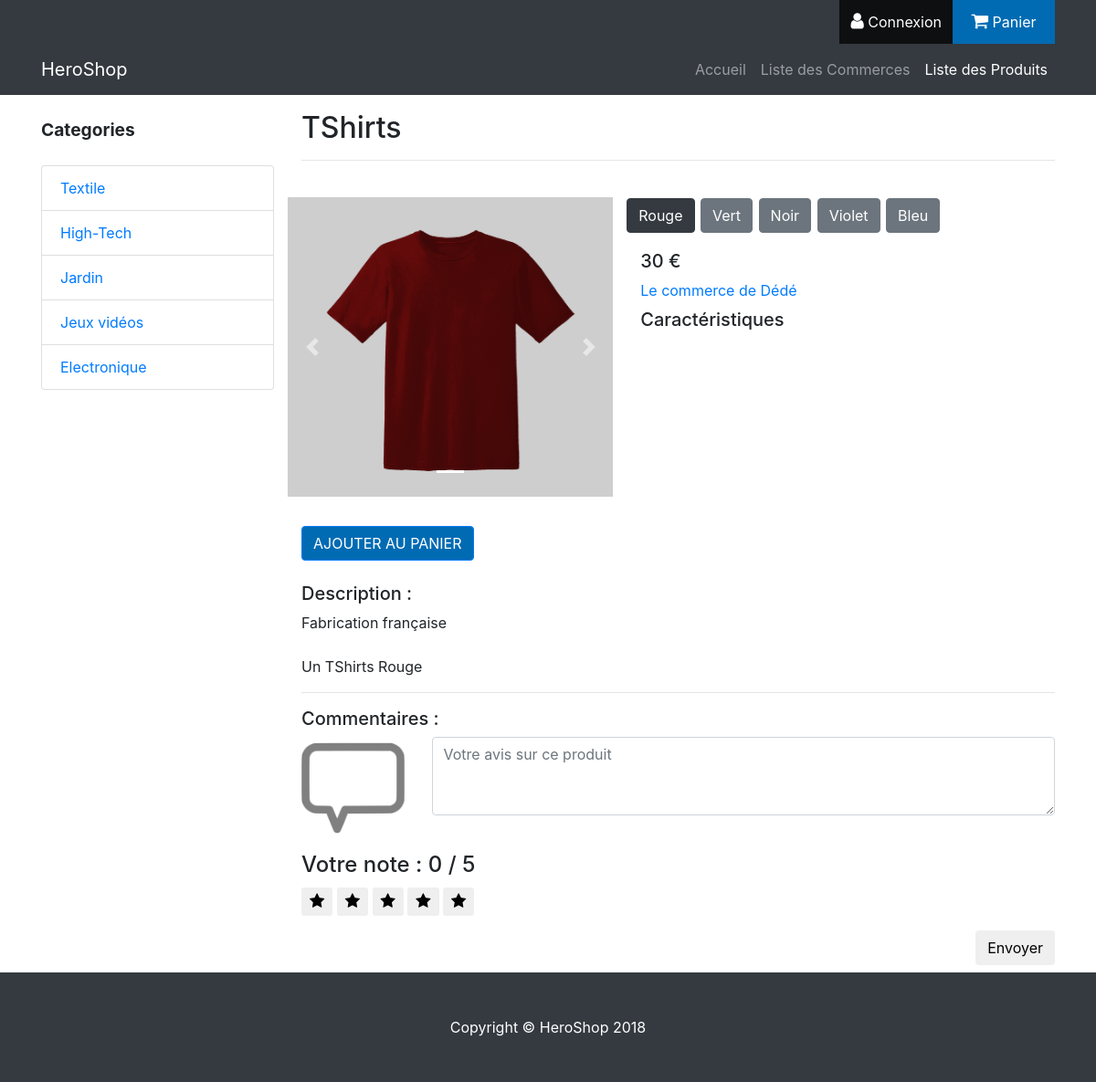
The page /Produits/fiche_produit/1 on the database its author committed.
### tables this page shows
CREATE TABLE IF NOT EXISTS `produit_type` (
`idProduitType` int(8) unsigned NOT NULL,
  `nomProduitType` varchar(128) NOT NULL,
  `descriptionProduitType` text NOT NULL,
  `seuilStockProduitType` int(8) NOT NULL,
  `idCategorie` int(8) unsigned DEFAULT NULL,
  `siretCommerce` varchar(14) NOT NULL
);

CREATE TABLE IF NOT EXISTS `produit_variante` (
`idProduitVariante` int(8) unsigned NOT NULL,
  `nomProduitVariante` varchar(128) NOT NULL,
  `descriptionProduitVariante` text NOT NULL,
  `prixProduitVariante` int(8) NOT NULL,
  `stockProduitVariante` int(8) NOT NULL DEFAULT '0',
  `idProduitType` int(8) unsigned NOT NULL
);

CREATE TABLE IF NOT EXISTS `commerce` (
  `siretCommerce` varchar(14) NOT NULL,
  `nomCommerce` varchar(128) NOT NULL,
  `mailCommerce` varchar(64) NOT NULL,
  `telCommerce` varchar(10) NOT NULL,
  `numAdresseCommerce` int(4) NOT NULL,
  `rueCommerce` varchar(64) NOT NULL,
  `codePostalCommerce` int(10) NOT NULL,
  `villeCommerce` varchar(64) NOT NULL,
  `complementAdresseCommerce` varchar(128) NOT NULL,
  `tempsReservationProduitsCommerce` time NOT NULL,
  `produitsLivrablesCommerce` tinyint(1) NOT NULL,
  `idCommercant` int(8) unsigned NOT NULL,
  `descriptionCommerce` text
);

### application/libraries/Layout.php (called while the page is built, shortened)
<?php
class Layout {
    private $CI;
    private $var = array();
    public function __construct() {
        $this->CI = & get_instance();
        $this->var['output'] = '';
        $this->var['titre'] = ucfirst($this->CI->router->fetch_method()) . ' - ' . ucfirst($this->CI->router->fetch_class());
        $this->var['charset'] = $this->CI->config->item('charset');
        $this->var['css'] = array();
        $this->var['js'] = array();
        $this->var['jquery'] = array();
        $this->var['menu'] = array();
        $this->var['topMenu'] = array();
        $this->var['sideMenu'] = array();
        $this->var['nomSideMenu'] = "";
    }
    public function view($name, $data = array(), $return = false) {
        $this->var['output'] .= $this->CI->load->view($name, $data, true);
        if (!$return) {
            $this->CI->load->view('../themes/default_layout', $this->var);
        } else {
            return $this->CI->load->view('../themes/default_layout', $this->var, true);
        }
    }
    public function ajouter_css($nom) {
        if (is_string($nom) AND ! empty($nom) AND file_exists('./assets/css/' . $nom . '.css')) {
            $this->var['css'][] = css_url($nom);
            return true;
        }
        return false;
    }
    public function ajouter_jquery($nom) {
        if (is_string($nom) AND ! empty($nom) AND file_exists('./assets/jquery/' . $nom . '.js')) {
            $this->var['jquery'][] = site_url('assets/jquery/') . $nom . '.js';
            return true;
        }
        return false;
    }
    public function ajouter_menu($menu, $intitule, $controller) {
        $this->var[$menu][$controller] = array(
            "intitule" => $intitule,
            "url" => site_url($controller . "/"),
            "actif" => $controller == $this->CI->router->fetch_class(),
        );
    }
    public function ajouter_menu_url($menu, $intitule, $url) {
        $this->var[$menu][$url] = array(
            "intitule" => $intitule,
            "url" => site_url($url . "/"),
        );
    }
    public function init_menu() {
        $this->CI->load->library('session');
    }
    public function setNomSideMenu($nom = "") {
        $this->var['nomSideMenu'] = $nom;
    }
}

### application/controllers/Produits.php (called while the page is built, shortened)
<?php
class Produits extends CI_Controller {
    public function __construct() {
        $categ = $this->Categorie_model->read('*');
        foreach ($categ as $c) {
            $intitule = mb_strtoupper(mb_substr($c->descriptionCategorie, 0, 1)) . mb_substr($c->descriptionCategorie, 1);
            $this->layout->ajouter_menu_url('sideMenu', $intitule, 'Produits/liste_produits/' . $c->idCategorie);
        }
        $this->layout->setNomSideMenu("Categories");
    }
    public function fiche_produit($id_Produit, $id_variante = 0, $error_message = '', $message_display = '') {
        $whereProduit = array(
            "idProduitType" => $id_Produit,
        );
        $result = $this->Produit_type_model->read('*', $whereProduit, 1);
        if ($result) {
            $produit = $result[0];
            $variantes = $this->Produit_variante_model->read("idProduitVariante, nomProduitVariante", $whereProduit);
            $verif_variante = false;
            if (!$verif_variante) {
                $id_variante = $variantes[0]->idProduitVariante;
            }
            $variante_select = $this->Produit_variante_model->read("*", ["idProduitVariante" => $id_variante])[0];
            $img_paths = ["/assets/images/produits/produit_" . $id_Produit . "/variante_" . $id_variante,
                "/assets/images/produits/produit_" . $id_Produit];
            $images_url = url_images_in_folder($img_paths);
            $whereCommerce = array(
                'siretCommerce' => $produit->siretCommerce,
            );
            $commerce = $this->Commerce_model->read('*', $whereCommerce);
            if ($commerce) {
                $produit->commerce = $commerce[0];
            }
            $variante_select->descriptionProduitVariante = nl2br($variante_select->descriptionProduitVariante);
            $produit->descriptionProduitType = nl2br($produit->descriptionProduitType);
            $data = array(
                "produit" => $produit,
                "images" => $images_url,
                "variantes" => $variantes,
                "variante" => $variante_select,
                "caracteristiques" => array_merge($this->Produit_variante_model->getCaracteristiques($id_variante), $this->Produit_type_model->getCaracteristiques($produit->idProduitType)),
                "commentaire" => $this->Client_donner_avis_model->getCommentaires($id_Produit),
            );
            $this->layout->ajouter_css("ficheProduit");
            $this->layout->ajouter_jquery("Produit/star_rating");
            $this->layout->view('Produits/fiche_produit', $data);
        } else {
            $data = array(
                'error_message' => 'Une erreur s\'est produite',
            );
            $this->layout->view('template/error_display', $data);
        }
    }
}
?>

### index.php (called while the page is built, shortened)
<?php
require_once BASEPATH.'core/CodeIgniter.php';

### application/core/MY_Model.php (called while the page is built, shortened)
<?php
class MY_Model extends CI_Model {
    public function read($select = '*', $where = array(), $nb = null, $debut = null) {
        return $this->db->select($select)
                        ->from($this->table)
                        ->where($where)
                        ->limit($nb, $debut)
                        ->get()
                        ->result();
    }
}

### application/helpers/MY_url_helper.php (called while the page is built, shortened)
<?php  if ( ! defined('BASEPATH')) exit('No direct script access allowed');
if ( ! function_exists('site_url'))
{
	function site_url($uri = '')
	{
		if( ! is_array($uri))
		{
			$uri = func_get_args();
		}
		$CI =& get_instance();
		return $CI->config->site_url($uri);
	}
}

### application/views/Produits/fiche_produit.php (the view, shortened to what this page needs)
<div id="fiche_produit">
    <?php if (isset($produit)): ?>
        <h2><?php echo mb_ucfirst($produit->nomProduitType) ?></h2>
        <hr/>
        <div class="row">
            <div id="carouselExampleIndicators" class="carousel slide my-4 col-lg-5 col-md-5 mb-4" style="background:#CECECE;height: fit-content;" data-ride="carousel">
                <ol class="carousel-indicators">
                    <li data-target="#carouselExampleIndicators" data-slide-to="0" class="active"></li>
                </ol>
                <div class="carousel-inner" role="listbox">
                    <?php $active = "active"; ?>
                    <?php foreach ($images as $img): ?>
                        <div class="carousel-item <?php echo $active ?>">
                            <img class="d-block img-fluid" src="<?php echo $img ?>">
                        </div>
                        <?php $active = "" ?>
                    <?php endforeach; ?>
                </div>
                <a class="carousel-control-prev" href="#carouselExampleIndicators" role="button" data-slide="prev">
                    <span class="carousel-control-prev-icon" aria-hidden="true"></span>
                </a>
                <a class="carousel-control-next" href="#carouselExampleIndicators" role="button" data-slide="next">
                    <span class="carousel-control-next-icon" aria-hidden="true"></span>
                </a>
            </div>
            <div class="col-lg-7 col-md-7 mb-6" style="word-wrap: break-word;">
                <div id="choix_variante" class="choix-variante">
                    <?php foreach ($variantes as $v): ?>
                        <a class="btn <?php ($v->idProduitVariante == $variante->idProduitVariante) ? print 'btn-dark' : print 'btn-secondary' ?> btn-variante" href="<?php echo base_url('/Produits/fiche_produit/' . $produit->idProduitType . '/' . $v->idProduitVariante) ?>">
                            <?php echo mb_ucfirst($v->nomProduitVariante) ?>
                        </a>
                    <?php endforeach; ?>
                </div>
                <div class="col-12 mb-2">
                    <h5><?php echo $variante->prixProduitVariante ?> €</h5>
                    <a href="<?php echo site_url("Commerces/fiche_commerce/" . $produit->commerce->siretCommerce) ?>"><?php echo $produit->commerce->nomCommerce ?></a>
                </div>
                <div id="carac" class="col-12 container">
                    <h5>Caractéristiques</h5>
                </div>
            </div>
            <div id="ajout_panier" class="col-12 container mb-4 mt-2">
                <a class="passer_commande btn btn-primary" href="<?php echo site_url('Panier/ajouter_panier/' . $variante->idProduitVariante) ?>">
                    Ajouter au panier
                </a>
            </div>
            <div id="description" class="col-12" style="word-wrap: break-word;">
                <div id="description_generale">
                    <h5>Description :</h5>
                    <p class="card-text"><?php echo mb_ucfirst($produit->descriptionProduitType) ?></p>
                </div>
                <br/>
                <div id="description_variante">
                    <p class="card-text"><?php echo mb_ucfirst($variante->descriptionProduitVariante) ?></p>
                </div>
                <hr/>
            </div>
            <div class="container">
                <h5>Commentaires :</h5>
                <div class="row">
                    <div class="col-12">
                        <?php echo form_open('/Produits/ajouter_commentaire/' . $variante->idProduitType . '/' . $variante->idProduitVariante . '/'); ?>
                        <fieldset>
                            <div class="row">
                                <div class="col-sm-3 col-lg-2 hidden-xs">
                                    <img class="img-responsive" src="<?php echo site_url('/assets/images/website/comments.png') ?>" alt="">
                                </div>
                                <div class="form-group col-xs-12 col-sm-9 col-lg-10">
                                    <textarea class="form-control" id="message" name ="comment" placeholder="Votre avis sur ce produit" rows="3" required></textarea>
                                </div>
                            </div>
                        </fieldset>
                        <?php echo form_close(); ?>
                        <div class="form-group" id="rating-ability-wrapper">
                            <h4 class="bold rating-header" style="">
                                <span>Votre note :</span>
                                <span class="selected-rating">0</span> / 5
                            </h4>
                            <button type="button" class="btnrating btn btn-default btn-sm" data-attr="1" id="rating-star-1">
                                <i class="fa fa-star" aria-hidden="true"></i>
                            </button>
                            <button type="button" class="btnrating btn btn-default btn-sm" data-attr="2" id="rating-star-2">
                                <i class="fa fa-star" aria-hidden="true"></i>
                            </button>
                            <button type="button" class="btnrating btn btn-default btn-sm" data-attr="3" id="rating-star-3">
                                <i class="fa fa-star" aria-hidden="true"></i>
                            </button>
                            <button type="button" class="btnrating btn btn-default btn-sm" data-attr="4" id="rating-star-4">
                                <i class="fa fa-star" aria-hidden="true"></i>
                            </button>
                            <button type="button" class="btnrating btn btn-default btn-sm" data-attr="5" id="rating-star-5">
                                <i class="fa fa-star" aria-hidden="true"></i>
                            </button>
                        </div>
                        <button type="submit" class="btn btn-normal pull-right">Envoyer</button>
                    </div>
                </div>
            </div>
        </div>
    <?php endif; ?>
</div>

### assets/css/shop-homepage.css (style rules this page uses)
body { padding-top: 54px; }
@media (min-width: 992px) { body { padding-top: 56px; } }

### assets/css/main.css (style rules this page uses)
html { height: 100%; }
body { padding-top:0; display: flex; min-height: 100vh; flex-direction: column; }
img { max-width : 100%; height: auto; display: block; }
.fa { font-size:125%; }
.passer_commande { color: #FFF; background:#006bb3; text-transform: uppercase; text-align: center; }
#ajout_panier { margin-top:5%; }
.choix-variante { margin-bottom : 15px; margin-top: 25px; }
.carousel-item-next, .carousel-item-prev, .carousel-item.active { display: flex; align-items: center; justify-content: center; }
.btn-variante { margin-right:2px; margin-bottom:4px; }

### assets/css/ficheProduit.css (style rules this page uses)
.rating-header { margin-top: -10px; margin-bottom: 10px; }

### rows shown on the page
produit_type: nomProduitType "TShirts", descriptionProduitType "Fabrication française"
produit_variante: nomProduitVariante "Rouge", prixProduitVariante "30", descriptionProduitVariante "Un TShirts Rouge"
produit_variante: nomProduitVariante "Vert"
produit_variante: nomProduitVariante "Noir"
produit_variante: nomProduitVariante "Violet"
produit_variante: nomProduitVariante "Bleu"
commerce: nomCommerce "Le commerce de Dédé"

### other values the page prints
$topMenu['Auth']['intitule'] "Connexion"
$topMenu['Panier']['intitule'] "Panier"
$m["intitule"] "Accueil"
$m["intitule"] "Liste des Commerces"
$m["intitule"] "Liste des Produits"
$nomSideMenu "Categories"
$m['intitule'] "Textile"
$m['intitule'] "High-Tech"
$m['intitule'] "Jardin"
$m['intitule'] "Jeux vidéos"
$m['intitule'] "Electronique"
